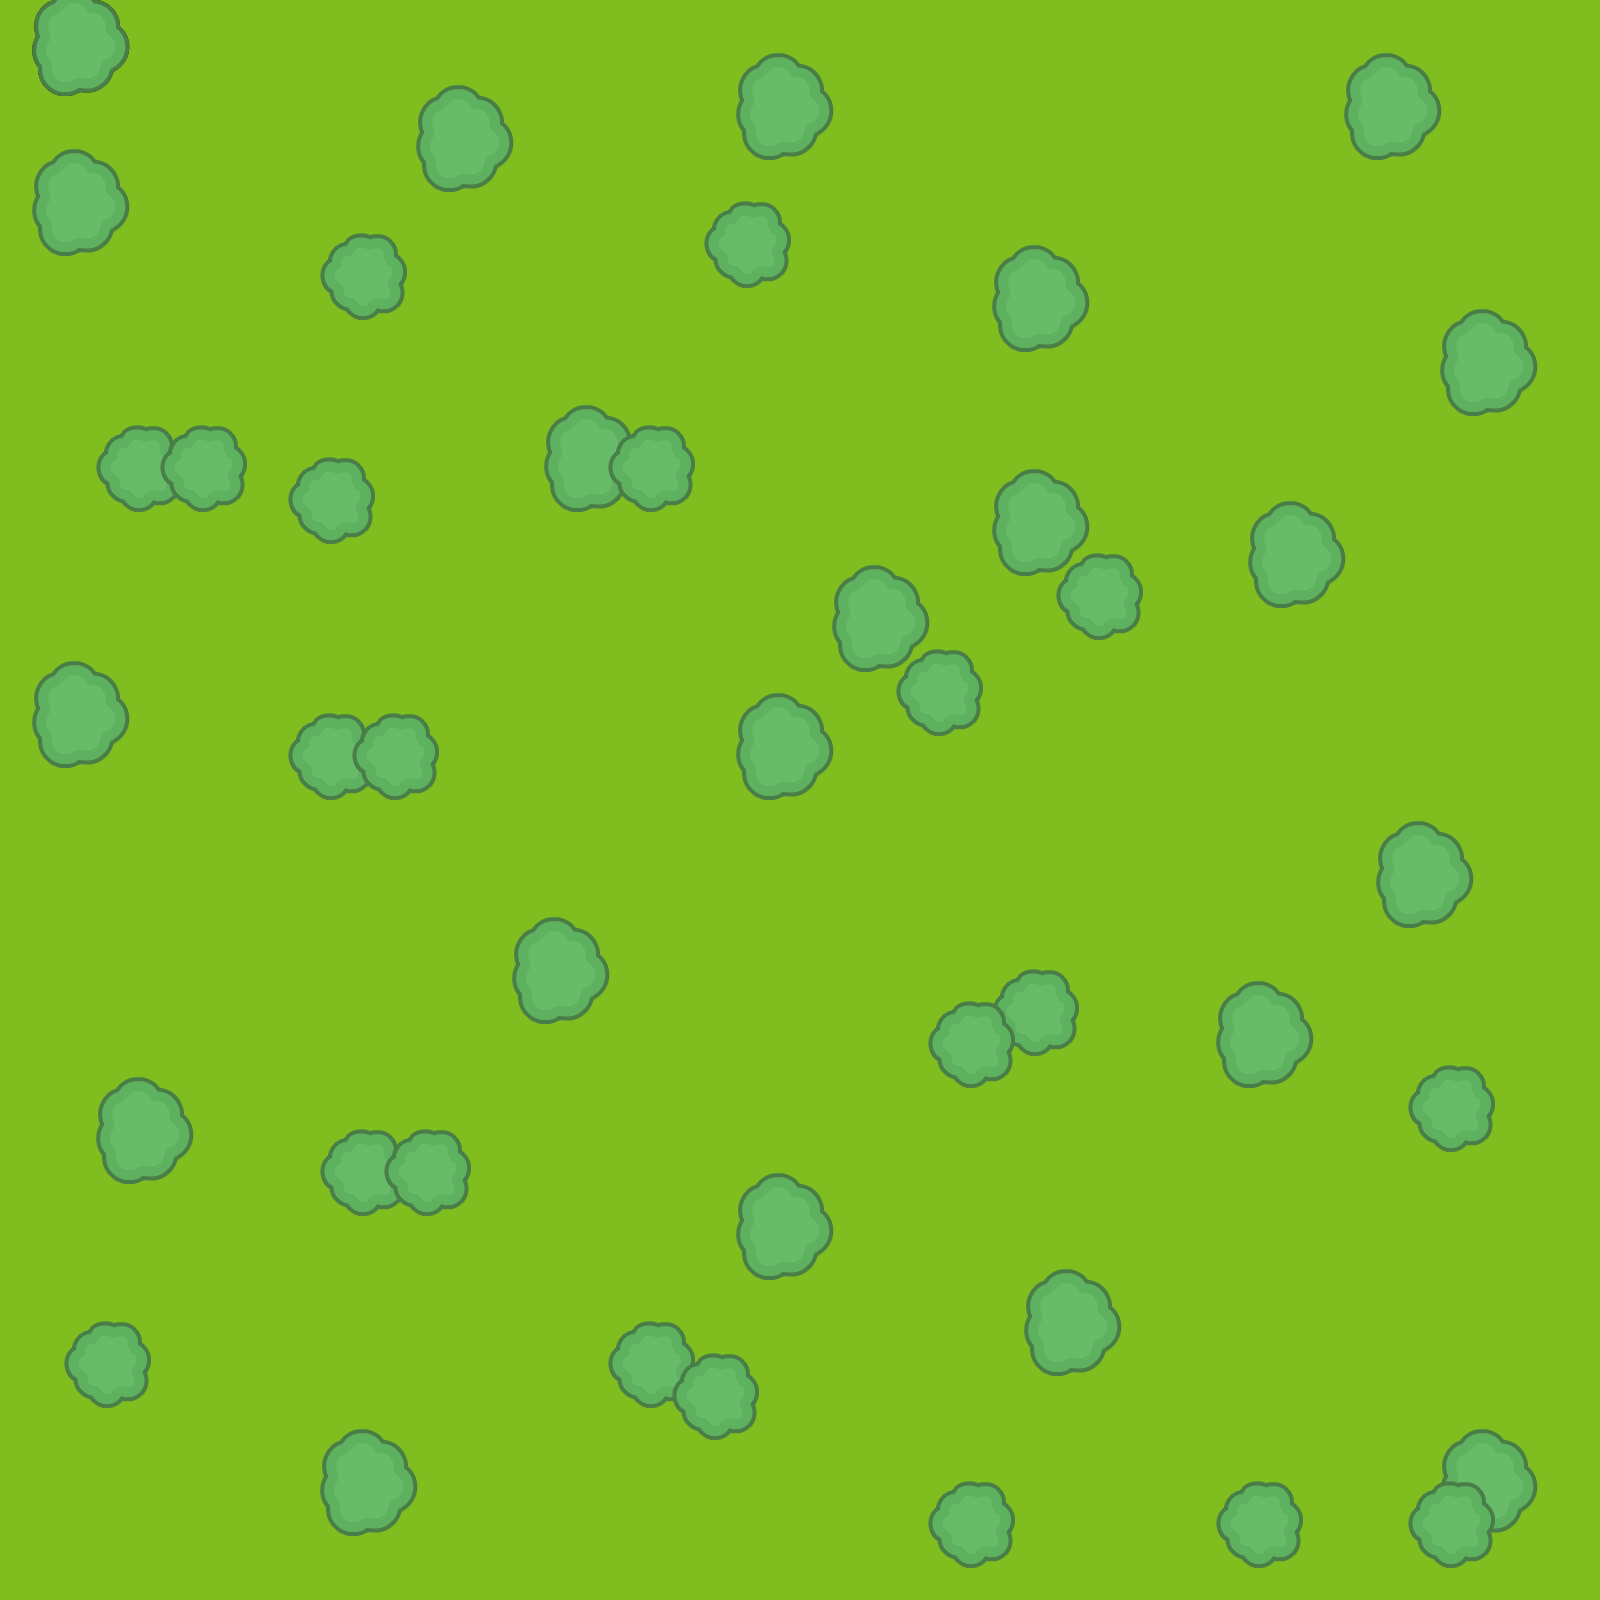

Below is a game level as drawn by its tile map, then a one-line description and the .tmx that defines it (tile-layer data replaced by summaries):
An orthogonal 50x50 tile map with 32x32 px tiles, 2 tile layers (Tile Layer 1, Tree), 3 tilesets.

<map version="1.0" orientation="orthogonal" renderorder="right-down" width="50" height="50" tilewidth="32" tileheight="32" nextobjectid="1">
 <tileset firstgid="1" name="grass" tilewidth="32" tileheight="32" tilecount="16">
  <image source="image/Environment/grass.png" width="128" height="128" />
 </tileset>
 <tileset firstgid="17" name="treeLarge" tilewidth="98" tileheight="107" tilecount="1">
  <image source="image/Environment/treeLarge.png" width="98" height="107" />
 </tileset>
 <tileset firstgid="18" name="treeSmall" tilewidth="87" tileheight="87" tilecount="1">
  <image source="image/Environment/treeSmall.png" width="87" height="87" />
 </tileset>
 <layer name="Tile Layer 1" width="50" height="50">
  <data>[2500 cells, 2500 non-empty, 16 distinct tile ids]</data>
 </layer>
 <layer name="Tree" width="50" height="50">
  <data>[2500 cells, 42 non-empty, 2 distinct tile ids]</data>
 </layer>
</map>
